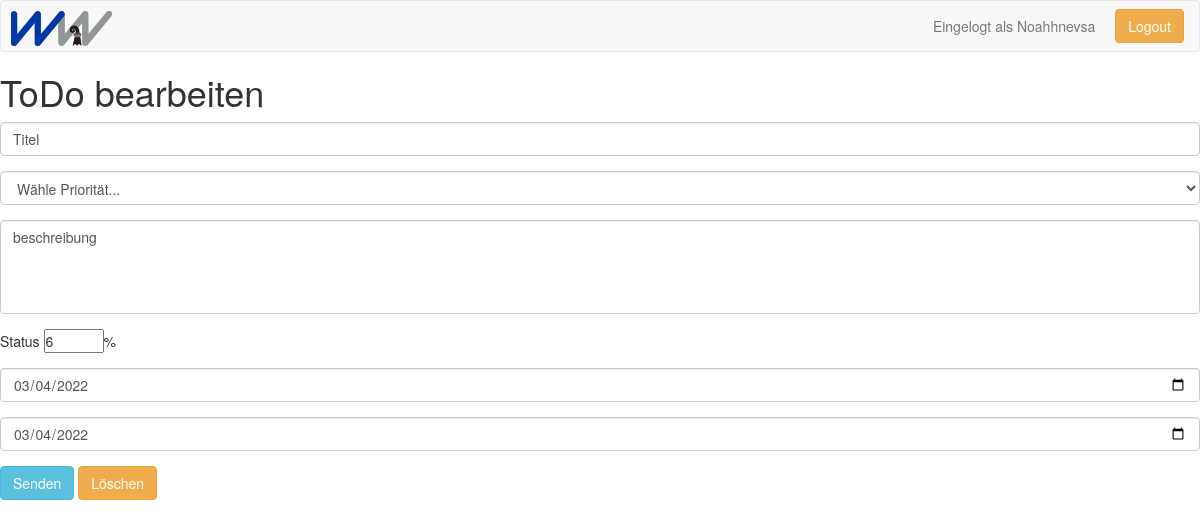
Screenshot of /Code/edit_todo.php?todo_ID=8 (signed in) with the database file from the repository.
### tables this page shows
CREATE TABLE `todo` (
  `todo_ID` int(11) NOT NULL AUTO_INCREMENT,
  `priority` int(1) NOT NULL,
  `title` varchar(50) NOT NULL,
  `description` varchar(255) NOT NULL,
  `create_date` datetime NOT NULL,
  `expire_date` datetime NOT NULL,
  `Status` int(11) NOT NULL,
  `In_Archiv` tinyint(1) NOT NULL,
  `category_category_ID` int(11) NOT NULL,
  `user_user_ID` int(11) NOT NULL,
  PRIMARY KEY (`todo_ID`),
  KEY `fk_To-Do-Obj_Category1` (`category_category_ID`),
  KEY `fk_To-Do-Obj_user1` (`user_user_ID`),
  CONSTRAINT `fk_To-Do-Obj_Category1` FOREIGN KEY (`category_category_ID`) REFERENCES `category` (`category_ID`) ON DELETE NO ACTION ON UPDATE CASCADE,
  CONSTRAINT `fk_To-Do-Obj_user1` FOREIGN KEY (`user_user_ID`) REFERENCES `user` (`user_ID`) ON DELETE NO ACTION ON UPDATE CASCADE
);

### Code/edit_todo.php (the view, shortened to what this page needs)
<?php
include('includes/dbconnector.inc.php');
$error = '';
$title = '';
$description = '';
$create_date = '';
$status = '';
if ($_SERVER["REQUEST_METHOD"] == "GET" && empty($error)) {
    $todo_ID = $_GET['todo_ID'];
    $query = 'SELECT * FROM `todo` WHERE todo_ID = ?';
    $stmt = $conn->prepare($query);
    $stmt->bind_param("i", $todo_ID);
    $stmt->execute();
    $result = $stmt->get_result();
    $row = $result->fetch_assoc();
    $title = $row['title'];
    $description = $row['description'];
    $create_date_array = explode(' ', $row['create_date']);
    $create_date = $create_date_array[0];
    $status = $row['Status'];
}
?>
<!DOCTYPE html>
<html lang="en">
<?php include('includes/head.inc.php'); ?>
<body>
    <div class="wrapper">
        <?php include('includes/header.inc.php'); ?>
        <div class="content">
            <h1 class="title">ToDo bearbeiten</h1>
            <form action="edit_todo.php" method="post">
                <div class="form-group">
                    <input type="text" name="title" class="form-control" placeholder="Titel*" maxlength="30" required="true" value="<?php echo $title ?>">
                </div>
                <div class="form-group">
                    <select name="priority" class="form-control" required="true">
                        <option value=" " name="priority" disabled selected>Wähle Priorität...</option>
                    </select>
                </div>
                <div class="form-group">
                    <textarea name="description" rows="4" class="form-control" placeholder="Beschreibung*" maxlength="1000" required="true"><?php echo $description ?></textarea>
                </div>
                <div class="form-group">
                    <span>Status <input type="number" name="status" max="100" accuracy="2" min="0" style="text-align:left;" onkeydown="return false" value="<?php echo $status ?>">%</span>
                </div>
                <div class="form-group">
                    <input type="date" name="create_date" class="form-control" required="true" value="<?php echo $create_date ?>">
                </div>
                <div class="form-group">
                    <input type="date" name="expire_date" class="form-control" required="true" value="<?php echo $create_date ?>">
                </div>
                <button type="submit" name="button" value="submit" class="btn btn-info">Senden</button>
                <button type="reset" name="button" value="reset" class="btn btn-warning">Löschen</button>
            </form>
        </div>
    </div>
</body>
</html>

### Code/css/style.css (style rules this page uses)
* { padding: 0; margin: 0; box-sizing: border-box; }
textarea { resize: none; }

### rows the page displays
todo: title "Titel", description "beschreibung", status "6", create_date "03/04/2022", expire_date "03/04/2022"

### other values shown
$_SESSION['username'] "Noahhnevsa"
